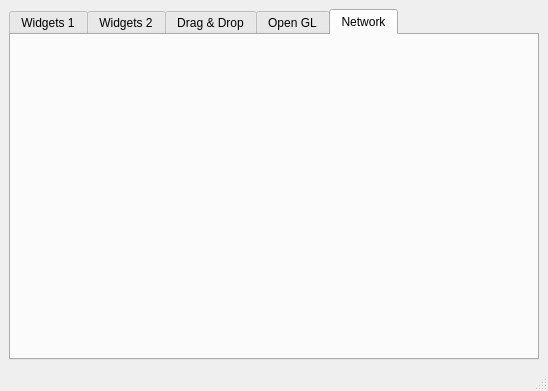
<?xml version="1.0" encoding="UTF-8"?>
<ui version="4.0">
 <class>MainWindow</class>
 <widget class="QMainWindow" name="MainWindow">
  <property name="geometry">
   <rect>
    <x>0</x>
    <y>0</y>
    <width>548</width>
    <height>391</height>
   </rect>
  </property>
  <property name="minimumSize">
   <size>
    <width>300</width>
    <height>300</height>
   </size>
  </property>
  <property name="windowTitle">
   <string>MainWindow</string>
  </property>
  <widget class="QWidget" name="centralwidget">
   <layout class="QGridLayout" name="gridLayout">
    <item row="0" column="0">
     <widget class="QTabWidget" name="tabWidget_1">
      <property name="font">
       <font>
        <weight>50</weight>
        <bold>false</bold>
       </font>
      </property>
      <property name="acceptDrops">
       <bool>true</bool>
      </property>
      <property name="currentIndex">
       <number>4</number>
      </property>
      <widget class="QWidget" name="tab_widgets_1">
       <property name="toolTip">
        <string/>
       </property>
       <property name="statusTip">
        <string/>
       </property>
       <attribute name="title">
        <string>Widgets 1</string>
       </attribute>
       <layout class="QVBoxLayout" name="verticalLayout">
        <item>
         <layout class="QVBoxLayout" name="verticalLayout_tab_1">
          <item>
           <widget class="QTabWidget" name="tabWidget_2">
            <property name="accessibleName">
             <string/>
            </property>
            <property name="currentIndex">
             <number>0</number>
            </property>
            <widget class="QWidget" name="tab_tree">
             <property name="statusTip">
              <string/>
             </property>
             <attribute name="title">
              <string>Tree</string>
             </attribute>
             <layout class="QHBoxLayout" name="horizontalLayout">
              <item>
               <layout class="QVBoxLayout" name="verticalLayout_2">
                <item>
                 <widget class="QTreeWidget" name="treeWidget">
                  <column>
                   <property name="text">
                    <string>Header 1</string>
                   </property>
                  </column>
                  <column>
                   <property name="text">
                    <string>New Column</string>
                   </property>
                  </column>
                  <item>
                   <property name="text">
                    <string>Item1</string>
                   </property>
                   <item>
                    <property name="text">
                     <string>Subitem1</string>
                    </property>
                   </item>
                  </item>
                 </widget>
                </item>
               </layout>
              </item>
             </layout>
            </widget>
            <widget class="QWidget" name="tab_calendar">
             <property name="statusTip">
              <string/>
             </property>
             <attribute name="title">
              <string>Calendar</string>
             </attribute>
             <layout class="QVBoxLayout" name="verticalLayout_3">
              <item>
               <widget class="QDateEdit" name="dateEdit">
                <property name="alignment">
                 <set>Qt::AlignCenter</set>
                </property>
               </widget>
              </item>
              <item>
               <widget class="QCalendarWidget" name="calendarWidget"/>
              </item>
             </layout>
            </widget>
           </widget>
          </item>
         </layout>
        </item>
       </layout>
      </widget>
      <widget class="QWidget" name="tab_widgets_2">
       <property name="toolTip">
        <string/>
       </property>
       <property name="statusTip">
        <string/>
       </property>
       <attribute name="title">
        <string>Widgets 2</string>
       </attribute>
       <layout class="QGridLayout" name="gridLayout_2">
        <item row="2" column="1">
         <spacer name="verticalSpacer_2">
          <property name="orientation">
           <enum>Qt::Vertical</enum>
          </property>
          <property name="sizeType">
           <enum>QSizePolicy::Maximum</enum>
          </property>
          <property name="sizeHint" stdset="0">
           <size>
            <width>20</width>
            <height>140</height>
           </size>
          </property>
         </spacer>
        </item>
        <item row="3" column="0" colspan="2">
         <widget class="QProgressBar" name="progressBar">
          <property name="value">
           <number>24</number>
          </property>
         </widget>
        </item>
        <item row="0" column="0">
         <widget class="QGroupBox" name="groupBox">
          <property name="title">
           <string>Progress Bar</string>
          </property>
          <widget class="QWidget" name="layoutWidget">
           <property name="geometry">
            <rect>
             <x>20</x>
             <y>30</y>
             <width>114</width>
             <height>65</height>
            </rect>
           </property>
           <layout class="QVBoxLayout" name="verticalLayout_4">
            <item>
             <widget class="QRadioButton" name="radioButton_start">
              <property name="statusTip">
               <string>Start the Progress Bar</string>
              </property>
              <property name="text">
               <string>Start</string>
              </property>
              <property name="checked">
               <bool>true</bool>
              </property>
             </widget>
            </item>
            <item>
             <widget class="QRadioButton" name="radioButton_stop">
              <property name="statusTip">
               <string>Stop the Progress Bar</string>
              </property>
              <property name="text">
               <string>Stop</string>
              </property>
             </widget>
            </item>
            <item>
             <widget class="QRadioButton" name="radioButton_reset">
              <property name="statusTip">
               <string>Reset the Progress Bar</string>
              </property>
              <property name="text">
               <string>Reset</string>
              </property>
             </widget>
            </item>
           </layout>
          </widget>
         </widget>
        </item>
        <item row="0" column="1">
         <widget class="QGroupBox" name="groupBox_2">
          <property name="title">
           <string>Move the Dial</string>
          </property>
          <widget class="QWidget" name="verticalLayoutWidget">
           <property name="geometry">
            <rect>
             <x>10</x>
             <y>30</y>
             <width>61</width>
             <height>71</height>
            </rect>
           </property>
           <layout class="QVBoxLayout" name="verticalLayout_5">
            <item>
             <widget class="QDial" name="dial"/>
            </item>
           </layout>
          </widget>
          <widget class="QWidget" name="verticalLayoutWidget_2">
           <property name="geometry">
            <rect>
             <x>90</x>
             <y>20</y>
             <width>91</width>
             <height>80</height>
            </rect>
           </property>
           <layout class="QVBoxLayout" name="verticalLayout_6">
            <item>
             <widget class="QLCDNumber" name="lcdNumber">
              <property name="palette">
               <palette>
                <active>
                 <colorrole role="WindowText">
                  <brush brushstyle="SolidPattern">
                   <color alpha="255">
                    <red>0</red>
                    <green>0</green>
                    <blue>255</blue>
                   </color>
                  </brush>
                 </colorrole>
                </active>
                <inactive>
                 <colorrole role="WindowText">
                  <brush brushstyle="SolidPattern">
                   <color alpha="255">
                    <red>0</red>
                    <green>0</green>
                    <blue>255</blue>
                   </color>
                  </brush>
                 </colorrole>
                </inactive>
                <disabled>
                 <colorrole role="WindowText">
                  <brush brushstyle="SolidPattern">
                   <color alpha="255">
                    <red>120</red>
                    <green>120</green>
                    <blue>120</blue>
                   </color>
                  </brush>
                 </colorrole>
                </disabled>
               </palette>
              </property>
              <property name="digitCount">
               <number>2</number>
              </property>
              <property name="mode">
               <enum>QLCDNumber::Dec</enum>
              </property>
              <property name="segmentStyle">
               <enum>QLCDNumber::Flat</enum>
              </property>
             </widget>
            </item>
           </layout>
          </widget>
         </widget>
        </item>
        <item row="2" column="0">
         <layout class="QVBoxLayout" name="verticalLayout_7">
          <item>
           <widget class="QFontComboBox" name="fontComboBox"/>
          </item>
          <item>
           <widget class="QLabel" name="label">
            <property name="font">
             <font>
              <pointsize>14</pointsize>
             </font>
            </property>
            <property name="text">
             <string/>
            </property>
            <property name="alignment">
             <set>Qt::AlignCenter</set>
            </property>
           </widget>
          </item>
         </layout>
        </item>
       </layout>
      </widget>
      <widget class="QWidget" name="tab_drag_drop">
       <property name="acceptDrops">
        <bool>false</bool>
       </property>
       <attribute name="title">
        <string>Drag &amp;&amp; Drop</string>
       </attribute>
       <layout class="QGridLayout" name="gridLayout_3">
        <item row="0" column="0" colspan="2">
         <layout class="QHBoxLayout" name="horizontalLayout_2">
          <item>
           <widget class="QLineEdit" name="lineEdit">
            <property name="minimumSize">
             <size>
              <width>135</width>
              <height>0</height>
             </size>
            </property>
            <property name="dragEnabled">
             <bool>true</bool>
            </property>
           </widget>
          </item>
          <item>
           <widget class="QComboBox" name="comboBox">
            <property name="minimumSize">
             <size>
              <width>141</width>
              <height>0</height>
             </size>
            </property>
            <property name="acceptDrops">
             <bool>true</bool>
            </property>
            <property name="editable">
             <bool>true</bool>
            </property>
           </widget>
          </item>
          <item>
           <widget class="QPushButton" name="pushButton">
            <property name="minimumSize">
             <size>
              <width>161</width>
              <height>0</height>
             </size>
            </property>
            <property name="acceptDrops">
             <bool>true</bool>
            </property>
            <property name="text">
             <string>PushButton</string>
            </property>
           </widget>
          </item>
         </layout>
        </item>
        <item row="1" column="0">
         <widget class="QListWidget" name="listWidget">
          <property name="dragEnabled">
           <bool>true</bool>
          </property>
          <property name="dragDropMode">
           <enum>QAbstractItemView::DragDrop</enum>
          </property>
          <property name="selectionMode">
           <enum>QAbstractItemView::ExtendedSelection</enum>
          </property>
          <item>
           <property name="text">
            <string>Item 1</string>
           </property>
          </item>
          <item>
           <property name="text">
            <string>Item 2</string>
           </property>
          </item>
          <item>
           <property name="text">
            <string>Item 3</string>
           </property>
          </item>
          <item>
           <property name="text">
            <string>Item 4</string>
           </property>
          </item>
         </widget>
        </item>
        <item row="1" column="1">
         <widget class="QListWidget" name="listWidget_2">
          <property name="dragEnabled">
           <bool>true</bool>
          </property>
          <property name="dragDropMode">
           <enum>QAbstractItemView::DragDrop</enum>
          </property>
          <property name="selectionMode">
           <enum>QAbstractItemView::ExtendedSelection</enum>
          </property>
         </widget>
        </item>
       </layout>
      </widget>
      <widget class="QWidget" name="tab_gl">
       <attribute name="title">
        <string>Open GL</string>
       </attribute>
       <widget class="QFrame" name="frame_gl">
        <property name="geometry">
         <rect>
          <x>120</x>
          <y>10</y>
          <width>300</width>
          <height>300</height>
         </rect>
        </property>
        <property name="frameShape">
         <enum>QFrame::StyledPanel</enum>
        </property>
        <property name="frameShadow">
         <enum>QFrame::Raised</enum>
        </property>
       </widget>
      </widget>
      <widget class="QWidget" name="tab_network">
       <attribute name="title">
        <string>Network</string>
       </attribute>
      </widget>
     </widget>
    </item>
   </layout>
  </widget>
  <widget class="QStatusBar" name="statusbar">
   <property name="statusTip">
    <string>Status bar</string>
   </property>
  </widget>
 </widget>
 <tabstops>
  <tabstop>tabWidget_2</tabstop>
  <tabstop>treeWidget</tabstop>
  <tabstop>dateEdit</tabstop>
  <tabstop>calendarWidget</tabstop>
  <tabstop>radioButton_start</tabstop>
  <tabstop>radioButton_stop</tabstop>
  <tabstop>radioButton_reset</tabstop>
  <tabstop>dial</tabstop>
  <tabstop>fontComboBox</tabstop>
 </tabstops>
 <resources/>
 <connections>
  <connection>
   <sender>dial</sender>
   <signal>valueChanged(int)</signal>
   <receiver>lcdNumber</receiver>
   <slot>display(int)</slot>
   <hints>
    <hint type="sourcelabel">
     <x>303</x>
     <y>115</y>
    </hint>
    <hint type="destinationlabel">
     <x>385</x>
     <y>127</y>
    </hint>
   </hints>
  </connection>
  <connection>
   <sender>fontComboBox</sender>
   <signal>activated(QString)</signal>
   <receiver>label</receiver>
   <slot>setText(QString)</slot>
   <hints>
    <hint type="sourcelabel">
     <x>138</x>
     <y>177</y>
    </hint>
    <hint type="destinationlabel">
     <x>151</x>
     <y>253</y>
    </hint>
   </hints>
  </connection>
 </connections>
</ui>
